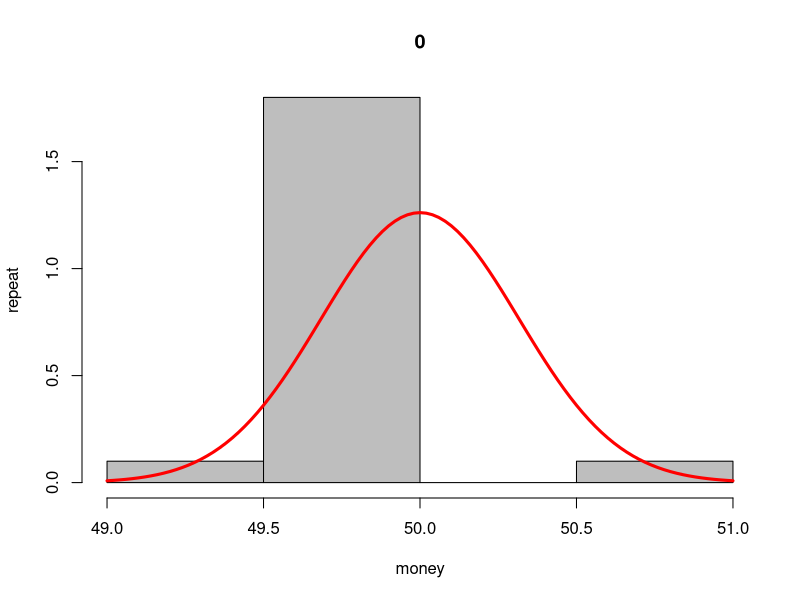
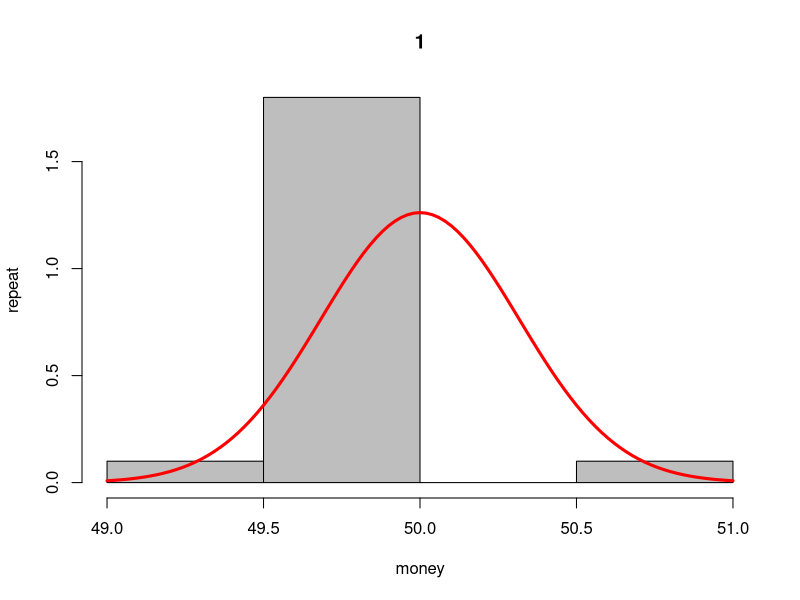
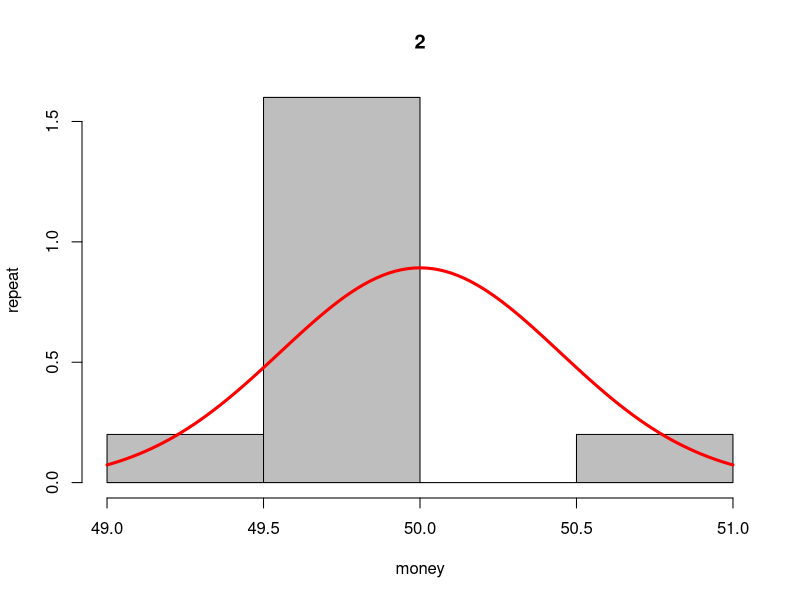
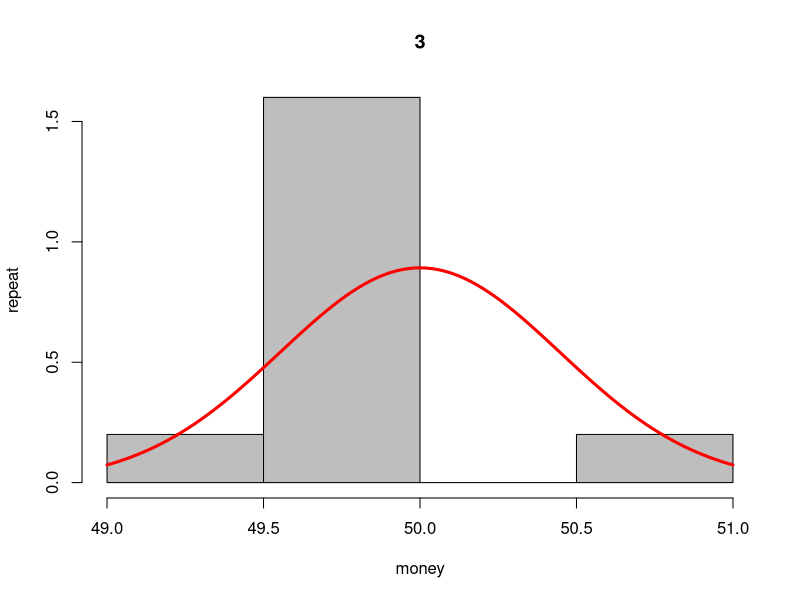
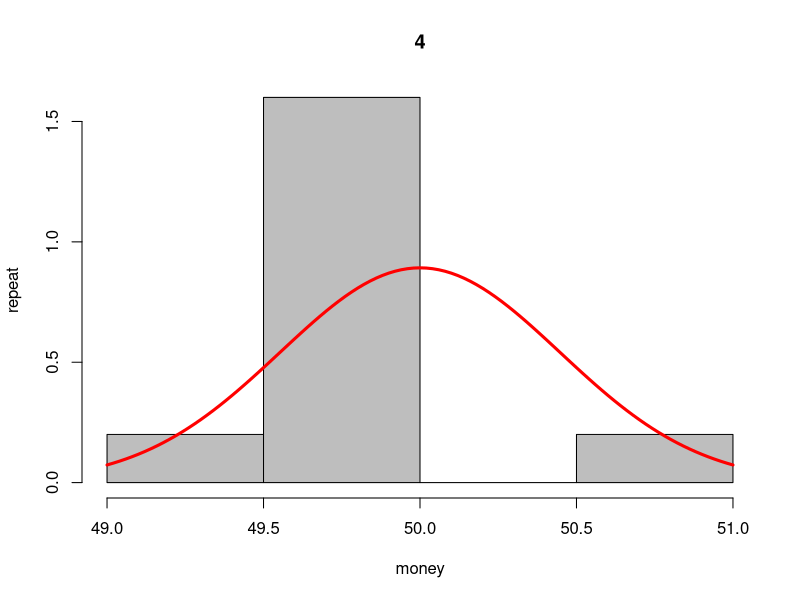
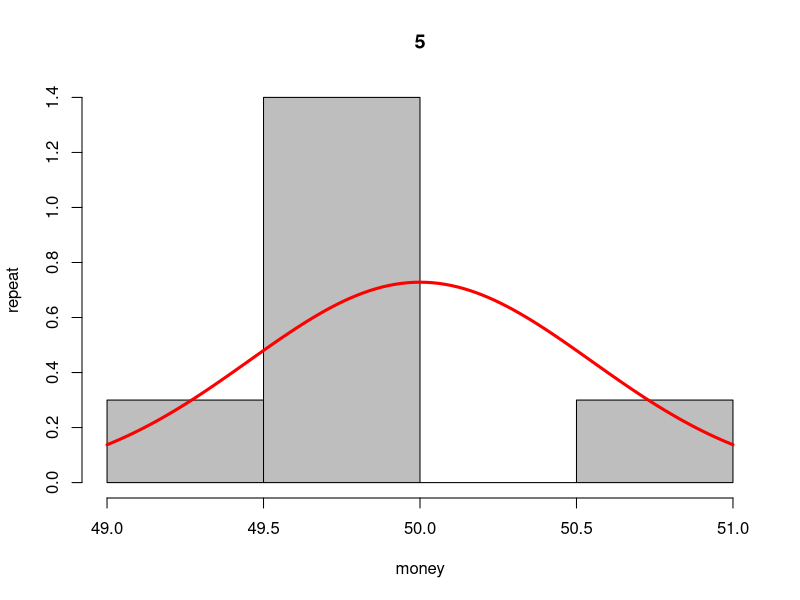
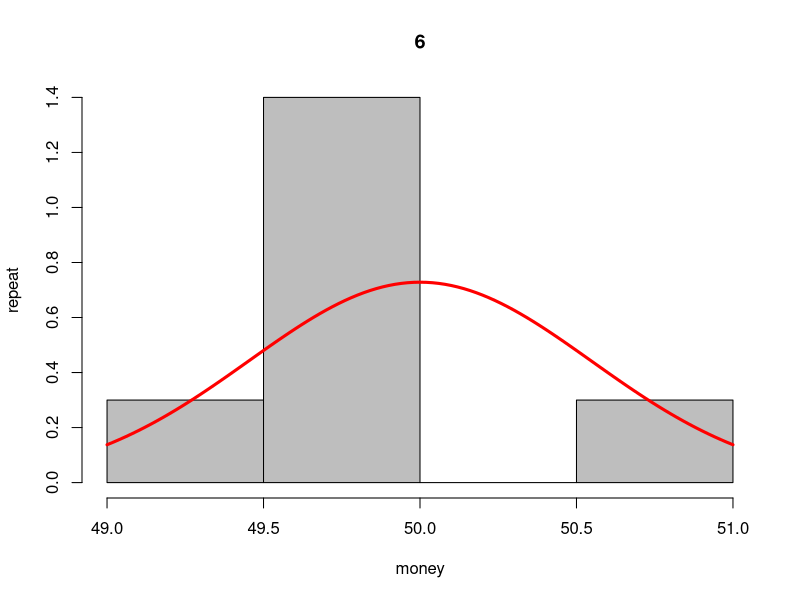
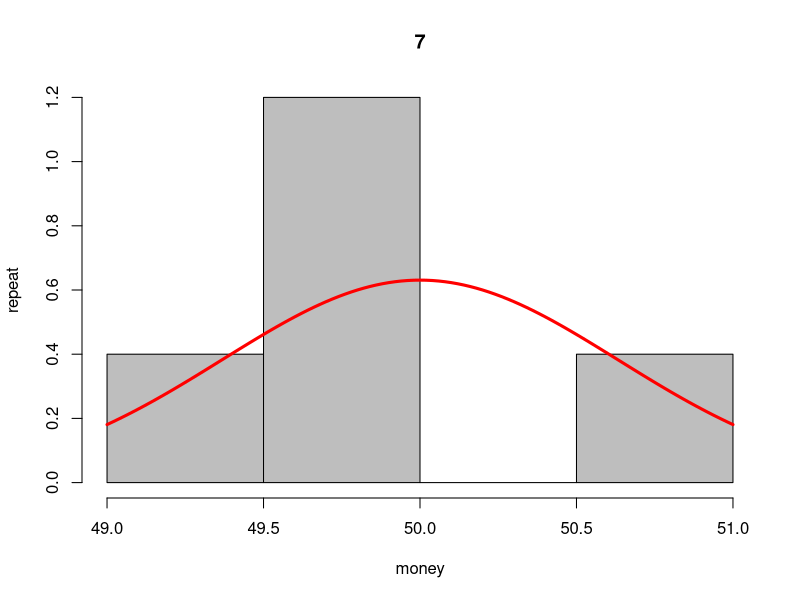

Write the R code that produced these figures, in order.
library(MASS)
initialize_guests <- function(n, money){
  guests <- c()
  for(i in c(1:n)){
    guests = c(guests, money)
  }
  return(guests)
}
update_guests <- function(update_time, guests){
  mse <- c()
  for(i in 0:update_time){
    test <- sample((1:n), 2, replace = FALSE)
    guests[test[2]] = guests[test[2]] + 1
    guests[test[1]] = guests[test[1]] - 1
    flush.console()
    fit <- fitdistr(guests, "normal")
    fitmean <- unname(fit$estimate[1])
    fitstd <- unname(fit$estimate[2])
    tab <- table(factor(guests, levels = 1:100))
    hist(guests, xlab = "money", ylab = "repeat", main = i, type = "h", col = "gray", probability = TRUE)
    curve(dnorm(x, mean=fitmean, sd=fitstd), col="red", lwd=3, add=TRUE, yaxt="n")
    Sys.sleep(0.05)
    yfit <- rnorm(guests)
    print(yfit)
    mse <- c(mse, sqrt(sum((yfit - guests)**2)))
  }
  flush.console()
  plot(unlist(mse), col = "red", pch = 19)
}
n <- 20
money <- 50
guests <- initialize_guests(n, money)
update_guests(100, guests)
